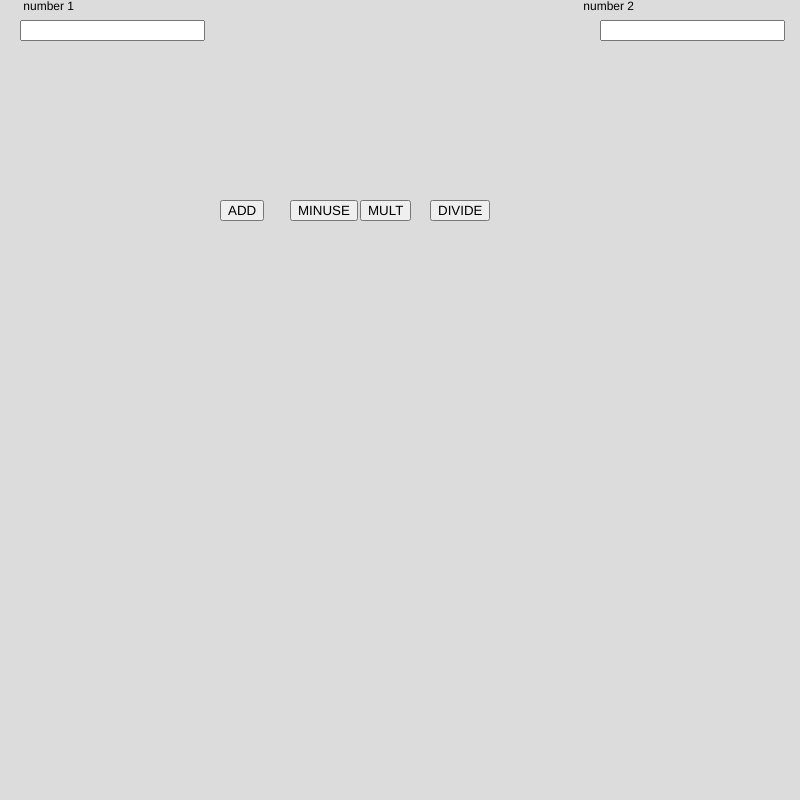
Frame 1 (no input)
Frame 60 (no input): identical to frame 1, image omitted
Frame 120 (the mouse pressed at the canvas centre since frame 60): identical to frame 1, image omitted

The p5.js sketch that drew this single still picture (run headless with seeded random() and noise() and a simulated clock; from frame 60 on, the mouse is pressed at the canvas centre):

// p5.js sketch
// ── sketch.js
var b1 
var n1 
var n2





function setup() {
  
  createCanvas(800, 800);
  num1 = createInput()
  num1.position(20,20)
 num2 = createInput()
 num2.position(600,20)
 b1 = createButton("ADD")
 b1.position(220,200)
 b2 = createButton("MINUSE")
 b2.position(290,200)
 b3 = createButton("MULT")
 b3.position(360,200)
 b4 = createButton("DIVIDE")
 b4.position(430,200)
 //console.log (n1 + n2)

}
var awnserAdd
function add (){
  awnser = n1 + n2
  fill ("red")
text (n1 +"+"+n2+"="+awnserAdd,400,200)
console.log(n1+n2)

}
var awnserMinuse
function minuse (){
  awnser = n1 - n2
  fill ("red")
text (n1 +"+"+n2+"="+awnserMinuse,400,200)
console.log(n1-n2)

}
var awnserMult
function mult (){
  awnser = n1 * n2
  fill ("red")
text (n1 +"+"+n2+"="+awnserMult,400,200)
console.log(n1*n2)

}
var awnserDiv
function div (){
  awnser = n1 / n2
  fill ("red")
text (n1 +"+"+n2+"="+awnserDiv,400,200)
console.log(n1 / n2)

}



function draw() {
 fill ("black")
  background(220);
text (" number 1",20,10)
text (" number 2 ",580,10)
n1 = parseInt(num1.value())
n2 = parseInt(num2.value())
b1.mousePressed(add)
b2.mousePressed(minuse)
b3.mousePressed(mult)
b4.mousePressed(div)
}
